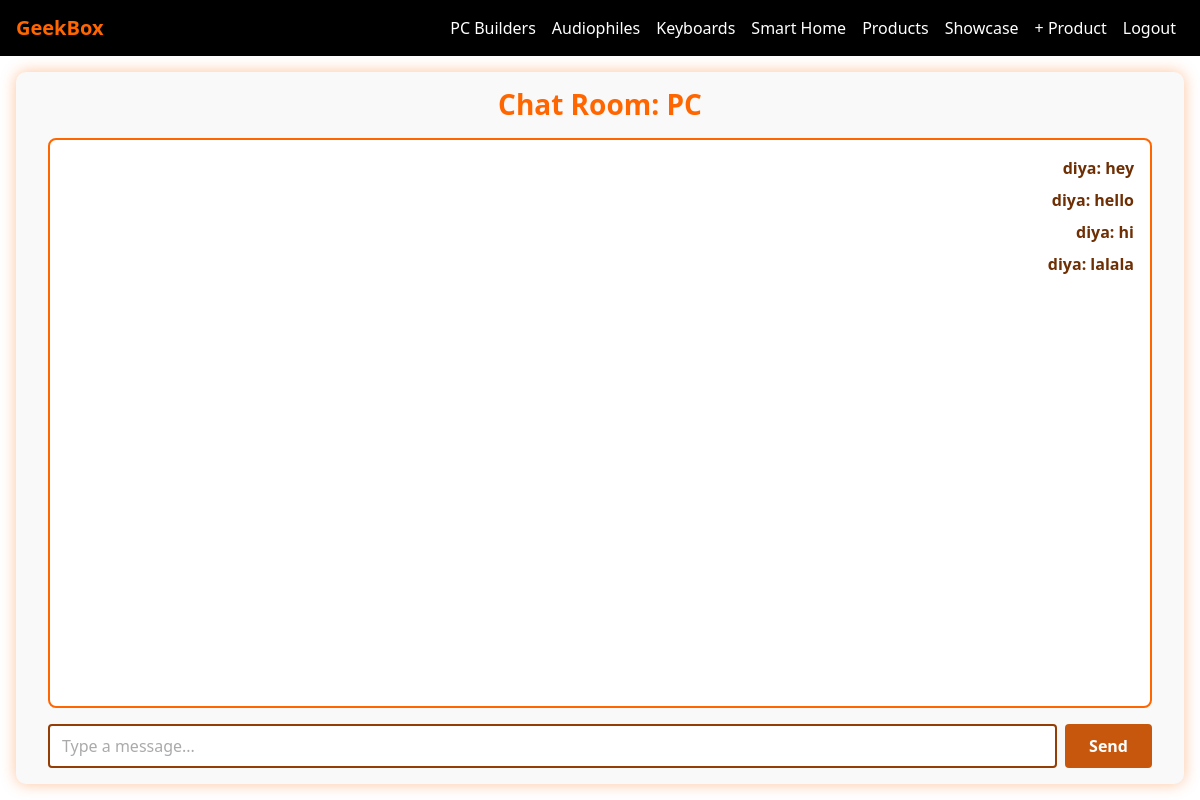
Screenshot of /chat/PC (signed in) with the database file from the repository.
### models.py (models this page shows)
class ChatMessage(db.Model):
    id = db.Column(db.Integer, primary_key=True)
    user_id = db.Column(db.Integer, db.ForeignKey('user.id'), nullable=False)
    username = db.Column(db.String(50), nullable=False)
    category = db.Column(db.String(50), nullable=False)  # PC, Audio, Keyboard, SmartHome
    message = db.Column(db.Text, nullable=False)
    timestamp = db.Column(db.DateTime, default=datetime.utcnow)

### app.py (the view)
@app.route('/chat/<category>')
@login_required
def chat(category):
    allowed_categories = ['PC', 'Audio', 'Keyboard', 'SmartHome']
    if category not in allowed_categories:
        flash('Invalid chat room', 'danger')
        return redirect(url_for('index'))
    messages = ChatMessage.query.filter_by(category=category).order_by(ChatMessage.timestamp.asc()).limit(50).all()
    return render_template('chat.html', category=category, messages=messages)

### app.py (called while the page is built)
@login_manager.user_loader
def load_user(user_id):
    return User.query.get(int(user_id))

### templates/chat.html (shortened to what this page needs)
<!DOCTYPE html>
<html lang="en">
<head>
  <link href="https://cdn.jsdelivr.net/npm/bootstrap@5.3.0/dist/css/bootstrap.min.css" rel="stylesheet" />
</head>
<body>
  <nav class="navbar navbar-expand-lg navbar-dark bg-black px-3">
    <a class="navbar-brand text-orange fw-bold" href="{{ url_for('index') }}">GeekBox</a>
    <div class="collapse navbar-collapse">
      <ul class="navbar-nav ms-auto">
        <li class="nav-item"><a class="nav-link" href="{{ url_for('pc_builders') }}">PC Builders</a></li>
        <li class="nav-item"><a class="nav-link" href="{{ url_for('audiophiles') }}">Audiophiles</a></li>
        <li class="nav-item"><a class="nav-link" href="{{ url_for('keyboards') }}">Keyboards</a></li>
        <li class="nav-item"><a class="nav-link" href="{{ url_for('smart_home') }}">Smart Home</a></li>
        <li class="nav-item"><a class="nav-link" href="{{ url_for('products') }}">Products</a></li>
        <li class="nav-item"><a class="nav-link" href="{{ url_for('showcase') }}">Showcase</a></li>
        {% if current_user.is_authenticated %}
          {% if current_user.role == 'admin' %}
          <li class="nav-item"><a class="nav-link" href="{{ url_for('add_products') }}">+ Product</a></li>
          {% endif %}
          <li class="nav-item"><a class="nav-link" href="{{ url_for('logout') }}">Logout</a></li>
        {% else %}
          <li class="nav-item"><a class="nav-link" href="{{ url_for('login') }}">Login</a></li>
          <li class="nav-item"><a class="nav-link" href="{{ url_for('register') }}">Register</a></li>
        {% endif %}
      </ul>
    </div>
  </nav>
  <div id="chat-container" role="main">
    <h3>Chat Room: {{ category }}</h3>
    <div id="chat-box" aria-live="polite" aria-relevant="additions" tabindex="0">
      {% for msg in messages %}
        <div class="message {% if msg.username == current_user.username %}me{% endif %}">
          <strong>{{ msg.username }}</strong>: {{ msg.message }}
        </div>
      {% endfor %}
    </div>
    <form id="chat-form" aria-label="Send message form">
      <input id="message-input" autocomplete="off" placeholder="Type a message..." aria-label="Message input" />
      <button type="submit" id="send-btn" aria-label="Send message">Send</button>
    </form>
  </div>
</body>
</html>

### templates/chat.html (style rules this page uses)
body, html { height: 100%; margin: 0; background-color: #fff; color: #000; font-family: 'Segoe UI', Tahoma, Geneva, Verdana, sans-serif; display: flex; flex-direction: column; min-height: 100vh; }
nav.navbar { background-color: #000; }
nav.navbar .navbar-brand { color: #ff6600; font-weight: 700; }
nav.navbar .nav-link { color: #fff; }
#chat-container { flex-grow: 1; display: flex; flex-direction: column; max-width: 1200px; margin: 1rem auto; width: calc(100% - 2rem); padding: 1rem 2rem; background-color: #f9f9f9; border-radius: 10px; box-shadow: 0 0 15px rgba(255, 102, 0, 0.4); }
h3 { color: #ff6600; text-align: center; margin-bottom: 1rem; font-weight: 700; }
#chat-box { flex-grow: 1; overflow-y: auto; border: 2px solid #ff6600; padding: 1rem; border-radius: 8px; background-color: #fff; margin-bottom: 1rem; height: 500px; scrollbar-width: thin; scrollbar-color: #ff6600 #f9f9f9; word-wrap: break-word; }
.message { margin-bottom: 0.5rem; font-size: 1rem; color: #000; }
.message.me { text-align: right; font-weight: 600; color: #6e2f05; }
#chat-form { display: flex; gap: 0.5rem; }
#message-input { flex-grow: 1; border-radius: 4px; border: 2px solid #943d04; background-color: #fff; color: #000; padding: 0.5rem 0.75rem; font-size: 1rem; outline: none; transition: border-color 0.3s ease; }
#message-input::placeholder { color: #aaa; }
#send-btn { background-color: #c7570c; border: none; color: white; padding: 0 1.5rem; border-radius: 4px; font-weight: 600; cursor: pointer; transition: background-color 0.3s ease; }

### rows the page displays
ChatMessage: username "diya", message "hey"
ChatMessage: username "diya", message "hello"
ChatMessage: username "diya", message "hi"
ChatMessage: username "diya", message "lalala"

### other values shown
{{ category }} "PC"
